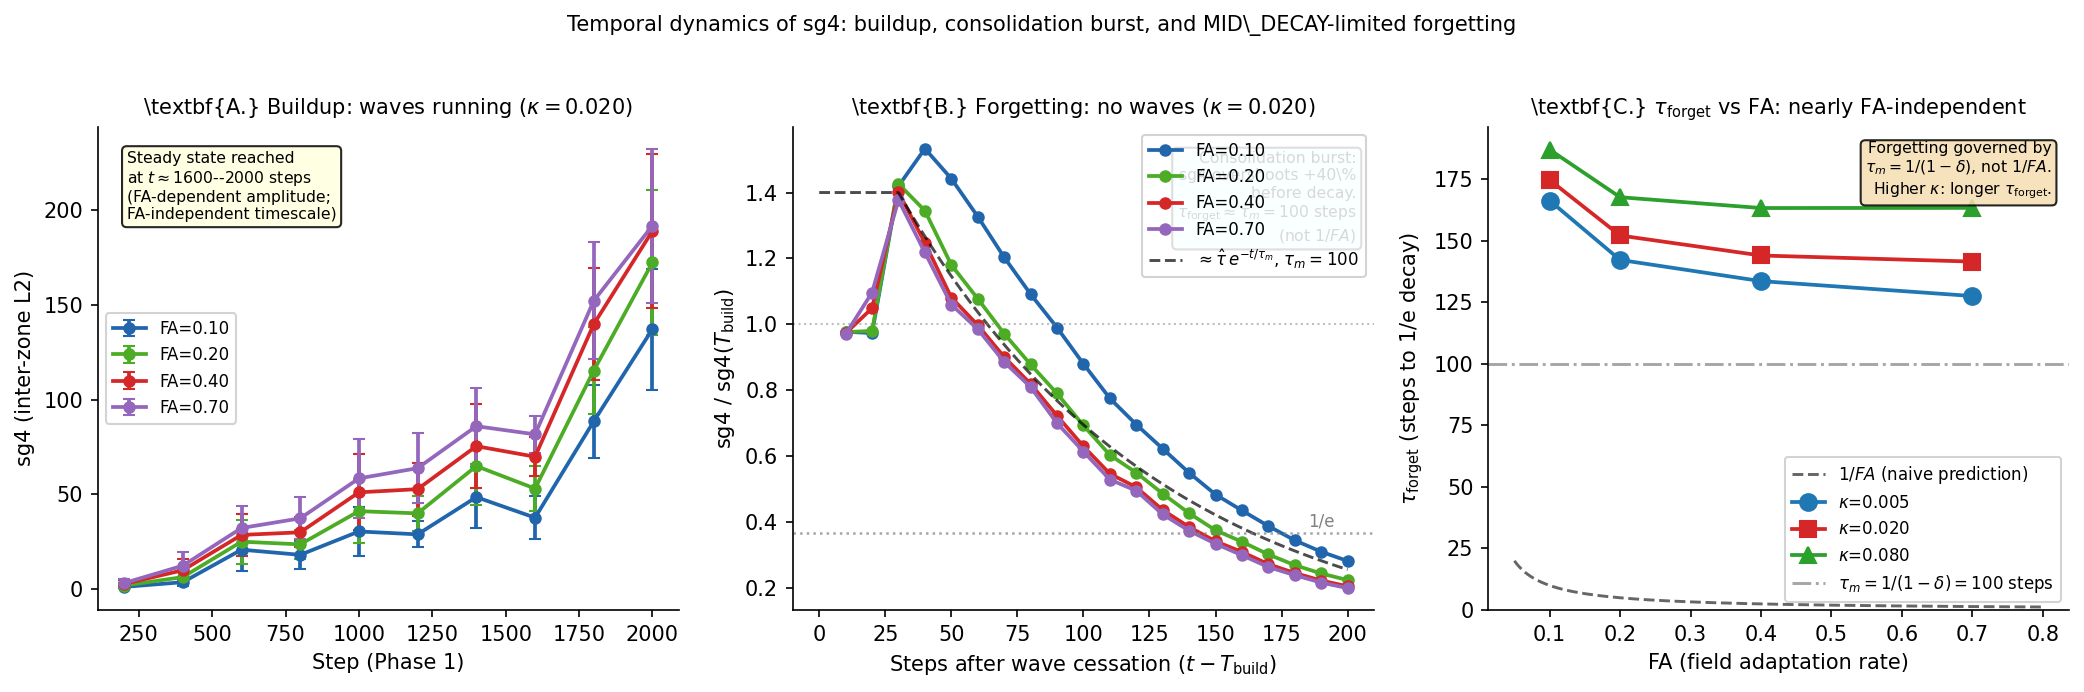

Write Python code to recreate this figure.
"""
paper18_figure1.py -- Figure 1 for Paper 18

Three-panel figure:
  A: Buildup curves during Phase 1 (t=200,...,2000), 4 FA lines, KAPPA=0.020
     Shows FA-dependent amplitude, slow buildup (~1600-1800 steps to near-steady-state)
  B: Phase 3 normalized curves (t=2000 to 2200), 4 FA lines, KAPPA=0.020
     Shows consolidation burst (~+40% overshoot at t+30) then exponential decay
     Overlay: analytical e^{-(t-T_BUILD)/tau_m} where tau_m=100 steps
  C: tau_forget (steps to 1/e from T_BUILD) vs FA for all 3 KAPPA values
     Demonstrates FA-independence; contrasts with wrong prediction 1/FA

Output: paper18_figure1.pdf, paper18_figure1.png
"""
import json, os, math
import numpy as np
import matplotlib
matplotlib.use("Agg")
import matplotlib.pyplot as plt

DIR = os.path.dirname(__file__)
results = json.load(open(os.path.join(DIR, "results", "paper18_results.json")))

FA_VALS    = [0.10, 0.20, 0.40, 0.70]
KAPPA_VALS = [0.005, 0.020, 0.080]
N_SEEDS    = 5
T_BUILD    = 2000
T_END      = 2200

PHASE1_CPS = list(range(200, T_BUILD + 1, 200))
PHASE3_CPS = list(range(T_BUILD + 10, T_END + 1, 10))

FA_COLORS  = ["#2166ac", "#4dac26", "#d62728", "#9467bd"]
KAPPA_COLORS = ["#1f77b4", "#d62728", "#2ca02c"]
KAPPA_MARKERS = ["o", "s", "^"]


def make_key(fa, kappa, seed):
    return f"p18,{fa:.4f},{kappa:.4f},{seed}"


def mean_t(fa, kappa, t):
    keys = [make_key(fa, kappa, s) for s in range(N_SEEDS) if make_key(fa, kappa, s) in results]
    vals = [results[k].get(f"sg4_{t}", float("nan")) for k in keys]
    vals = [v for v in vals if not math.isnan(v)]
    return float(np.mean(vals)) if vals else float("nan")


def err_t(fa, kappa, t):
    keys = [make_key(fa, kappa, s) for s in range(N_SEEDS) if make_key(fa, kappa, s) in results]
    vals = [results[k].get(f"sg4_{t}", float("nan")) for k in keys]
    vals = [v for v in vals if not math.isnan(v)]
    if len(vals) < 2:
        return 0.0
    return float(np.std(vals) / math.sqrt(len(vals)))


def tau_forget_est(fa, kappa):
    """Steps from T_BUILD until sg4 drops to 1/e of sg4(T_BUILD). Linear interpolation."""
    v0 = mean_t(fa, kappa, T_BUILD)
    if math.isnan(v0) or v0 <= 0:
        return float("nan")
    target = v0 / math.e
    prev_t, prev_v = T_BUILD, v0
    for t in PHASE3_CPS:
        v = mean_t(fa, kappa, t)
        if not math.isnan(v) and v <= target:
            if prev_v > v:
                frac = (prev_v - target) / (prev_v - v)
                return (prev_t - T_BUILD) + frac * (t - prev_t)
            return t - T_BUILD
        prev_t, prev_v = t, v
    return float("nan")  # still above 1/e at end of Phase 3


fig, axes = plt.subplots(1, 3, figsize=(14, 4.5))

# ============================================================
# Panel A: Buildup during Phase 1 (KAPPA=0.020)
# ============================================================
ax = axes[0]
KAPPA_PLOT = 0.020
for i, fa in enumerate(FA_VALS):
    vals = [mean_t(fa, KAPPA_PLOT, t) for t in PHASE1_CPS]
    errs = [err_t(fa, KAPPA_PLOT, t) for t in PHASE1_CPS]
    ax.errorbar(PHASE1_CPS, vals, yerr=errs, fmt="o-", color=FA_COLORS[i],
                ms=5, lw=1.8, capsize=3, label=f"FA={fa:.2f}")

ax.set_xlabel("Step (Phase 1)", fontsize=10)
ax.set_ylabel(r"sg4 (inter-zone L2)", fontsize=10)
ax.set_title(r"\textbf{A.} Buildup: waves running ($\kappa=0.020$)", fontsize=10)
ax.legend(fontsize=8, framealpha=0.85)
ax.spines["top"].set_visible(False)
ax.spines["right"].set_visible(False)
ax.text(0.05, 0.95,
        "Steady state reached\nat $t\\approx 1600$--$2000$ steps\n(FA-dependent amplitude;\nFA-independent timescale)",
        transform=ax.transAxes, fontsize=7.5, va="top",
        bbox=dict(boxstyle="round,pad=0.3", facecolor="lightyellow", alpha=0.85))

# ============================================================
# Panel B: Phase 3 normalized curves (KAPPA=0.020)
# ============================================================
ax = axes[1]
t_rel = [t - T_BUILD for t in PHASE3_CPS]

for i, fa in enumerate(FA_VALS):
    v0 = mean_t(fa, KAPPA_PLOT, T_BUILD)
    if v0 <= 0 or math.isnan(v0):
        continue
    norm_vals = [mean_t(fa, KAPPA_PLOT, t) / v0 for t in PHASE3_CPS]
    ax.plot(t_rel, norm_vals, "o-", color=FA_COLORS[i], ms=5, lw=1.8, label=f"FA={fa:.2f}")

# Analytical: pure exponential from peak at t_peak≈30, tau_m=100
MID_DECAY = 0.99
tau_m = 1.0 / (1.0 - MID_DECAY)   # = 100
t_peak = 30
peak_amp = 1.40  # empirical
t_arr = np.linspace(0, 200, 400)
# Simple exponential from t=0 with tau_m, starting at 1.0 (not peak)
# Actually: show tau_m decay from the peak
analytic = [peak_amp * math.exp(-(t - t_peak) / tau_m) if t >= t_peak else peak_amp
            for t in t_arr]
# Clip to >=0
analytic = [max(v, 0) for v in analytic]
ax.plot(t_arr, analytic, "--", color="black", lw=1.4, alpha=0.7,
        label=r"$\approx\hat{\tau}\,e^{-t/\tau_m}$, $\tau_m=100$")

ax.axhline(1.0 / math.e, color="gray", ls=":", lw=1.2, alpha=0.7)
ax.text(195, 1.0/math.e + 0.02, "1/e", fontsize=8, ha="right", color="gray")
ax.axhline(1.0, color="gray", ls=":", lw=1.0, alpha=0.5)
ax.set_xlabel(r"Steps after wave cessation ($t - T_{\rm build}$)", fontsize=10)
ax.set_ylabel(r"sg4 / sg4$(T_{\rm build})$", fontsize=10)
ax.set_title(r"\textbf{B.} Forgetting: no waves ($\kappa=0.020$)", fontsize=10)
ax.legend(fontsize=8, framealpha=0.85)
ax.spines["top"].set_visible(False)
ax.spines["right"].set_visible(False)
ax.text(0.97, 0.95,
        "Consolidation burst:\nsg4 overshoots +40\\%\nbefore decay.\n$\\tau_{\\rm forget}\\approx\\tau_m=100$ steps\n(not $1/FA$)",
        transform=ax.transAxes, fontsize=7.5, ha="right", va="top",
        bbox=dict(boxstyle="round,pad=0.3", facecolor="lightcyan", alpha=0.85))

# ============================================================
# Panel C: tau_forget vs FA, colored by KAPPA
# ============================================================
ax = axes[2]
fa_fine = np.linspace(0.05, 0.80, 200)
# Wrong prediction: 1/FA
ax.plot(fa_fine, 1.0 / fa_fine, "--", color="black", lw=1.4, alpha=0.6,
        label=r"$1/FA$ (naive prediction)")

for j, kappa in enumerate(KAPPA_VALS):
    tau_vals = [tau_forget_est(fa, kappa) for fa in FA_VALS]
    valid_fa   = [fa for fa, tv in zip(FA_VALS, tau_vals) if not (isinstance(tv, float) and math.isnan(tv))]
    valid_tau  = [tv for tv in tau_vals if not (isinstance(tv, float) and math.isnan(tv))]
    ax.plot(valid_fa, valid_tau, KAPPA_MARKERS[j] + "-",
            color=KAPPA_COLORS[j], ms=8, lw=1.8, label=f"$\\kappa$={kappa:.3f}")

# Analytical prediction: tau_m = 100 steps (MID_DECAY limited)
ax.axhline(tau_m, color="gray", ls="-.", lw=1.4, alpha=0.7,
           label=r"$\tau_m = 1/(1-\delta) = 100$ steps")

ax.set_xlabel("FA (field adaptation rate)", fontsize=10)
ax.set_ylabel(r"$\tau_{\rm forget}$ (steps to 1/e decay)", fontsize=10)
ax.set_title(r"\textbf{C.} $\tau_{\rm forget}$ vs FA: nearly FA-independent", fontsize=10)
ax.legend(fontsize=8, framealpha=0.85)
ax.spines["top"].set_visible(False)
ax.spines["right"].set_visible(False)
ax.set_ylim(bottom=0)
ax.text(0.97, 0.97,
        "Forgetting governed by\n$\\tau_m = 1/(1-\\delta)$, not $1/FA$.\nHigher $\\kappa$: longer $\\tau_{\\rm forget}$.",
        transform=ax.transAxes, fontsize=7.5, ha="right", va="top",
        bbox=dict(boxstyle="round,pad=0.3", facecolor="wheat", alpha=0.85))

fig.suptitle(
    r"Temporal dynamics of sg4: buildup, consolidation burst, and MID\_DECAY-limited forgetting",
    fontsize=10, y=1.02
)
fig.tight_layout()

OUT = os.path.join(DIR, "paper18_figure1")
fig.savefig(OUT + ".pdf", bbox_inches="tight")
fig.savefig(OUT + ".png", dpi=150, bbox_inches="tight")
print(f"Saved {OUT}.pdf and {OUT}.png")

# Summary table
print("\nSUMMARY: tau_forget (steps to 1/e)")
print(f"{'FA':>6} | " + " | ".join(f"K={k:.3f}" for k in KAPPA_VALS) + " | pred(1/FA)")
print("-" * 65)
for fa in FA_VALS:
    taus = [tau_forget_est(fa, kappa) for kappa in KAPPA_VALS]
    row_parts = []
    for tv in taus:
        if isinstance(tv, float) and math.isnan(tv):
            row_parts.append(f"{'nan':>8}")
        else:
            row_parts.append(f"{tv:>8.1f}")
    print(f"{fa:>6.2f} | " + " | ".join(row_parts) + f" | {1/fa:>8.1f}")
